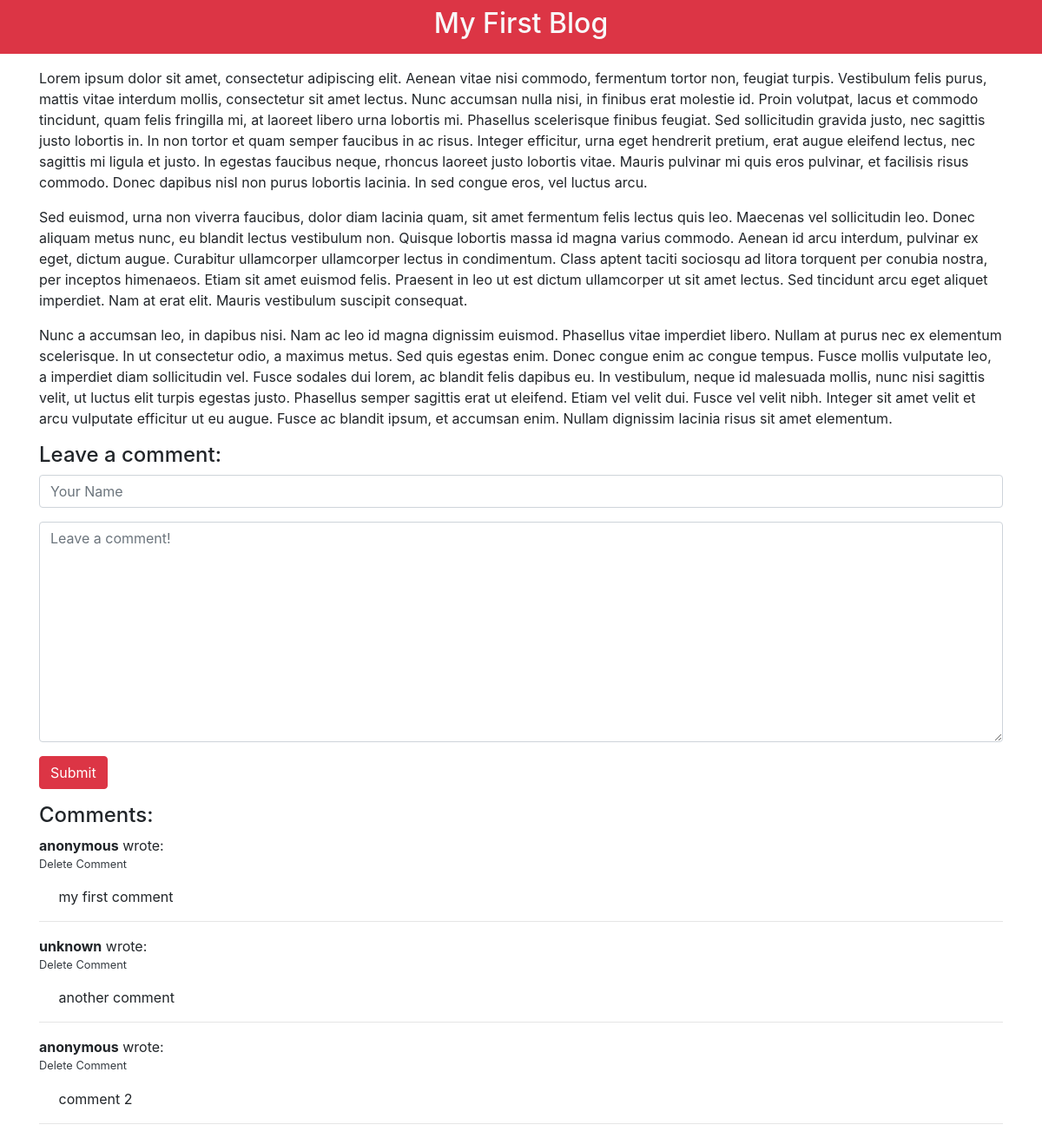
/view_blog/1, run on the app's committed database.
### blog/models.py (models this page shows, shortened)
class Post(models.Model):
	title = models.CharField(max_length=255)
	body = models.TextField()
	created_on = models.DateTimeField(auto_now_add=True)
	last_modified = models.DateTimeField(auto_now=True)

class Comment(models.Model):
	author = models.CharField(max_length=60)
	body = models.TextField()
	created_on = models.DateTimeField(auto_now_add=True)
	post = models.ForeignKey('Post', on_delete=models.CASCADE)

### blog/views.py (the view, shortened to what this page needs)
# urls.py: url(r'^view_blog/(?P<blog_id>\d+)$', view_blog, name="view-blog"),
def view_blog(request, blog_id):
	template = "view_blog.html"
	post = Post.objects.get(id=blog_id)
	form = CommentForm()
	comments = Comment.objects.filter(post=post)
	context = {
		"post": post,
		"comments": comments,
		"form": form,
	}
	return render(request, template, context)

### blog/forms.py
class CommentForm(forms.Form):
	author = forms.CharField(
		max_length=60,
		widget=forms.TextInput(attrs={
			"class": "form-control",
			"placeholder": "Your Name"
		})
	)
	body = forms.CharField(widget=forms.Textarea(
		attrs={
			"class": "form-control",
			"placeholder": "Leave a comment!"
		})
	)

### templates/view_blog.html (shortened to what this page needs)
<html>
	<head>
		<link rel="stylesheet" href="https://stackpath.bootstrapcdn.com/bootstrap/4.1.0/css/bootstrap.min.css">
	</head>
	<body>
		<header class="navbar bg-danger text-light d-block text-center">
			<h2>{{ post.title }}</h2>
		</header>
		<div class="container">
			<div class="row">
				<div class="col-md-12">
					<p>{{ post.body | linebreaks }}</p>
					<h4>Leave a comment:</h4>
					<form action="/view_blog/{{ post.id }}" method="post">
						<div class="form-group">
							{{ form.author }}
						</div>
						<div class="form-group">
							{{ form.body }}
						</div>
						<button type="submit" class="btn btn-danger">Submit</button>
					</form>
					<h4>Comments:</h4>
					{% for comment in comments %}
					<p>
						<b>{{ comment.author }}</b> wrote:<br/>
						<small>
							<a class="text-dark" href="{% url 'blog:delete-comment' comment.id %}">Delete Comment</a>
						</small>
					</p>
					<p>&nbsp;&nbsp;&nbsp;&nbsp;&nbsp;{{ comment.body }}</p>
					<hr>
					{% endfor %}
				</div>
			</div>
		</div>
	</body>
</html>

### data on the page
Post: title "My First Blog", body "Lorem ipsum dolor sit amet, consectetur adipiscing elit. Aenean vitae nisi commodo, fermentum tortor non, feugiat turpis. Vestibulum felis purus, mattis vitae interdum mollis, consectetur sit amet lectus. Nunc accumsan nulla nisi, in finibus erat molestie id. Proin volutpat, lacus et commodo tincidunt, quam felis fringilla mi, at laoreet libero urna lobortis mi. Phasellus scelerisque finibus feugiat. Sed sollicitudin gravida justo, nec sagittis justo lobortis in. In non tortor et quam semper faucibus in ac risus. Integer efficitur, urna eget hendrerit pretium, erat augue eleifend lectus, nec sagittis mi ligula et justo. In egestas faucibus neque, rhoncus laoreet justo lobortis vitae. Mauris…"
Comment: author "anonymous", body "my first comment"
Comment: author "unknown", body "another comment"
Comment: author "anonymous", body "comment 2"
